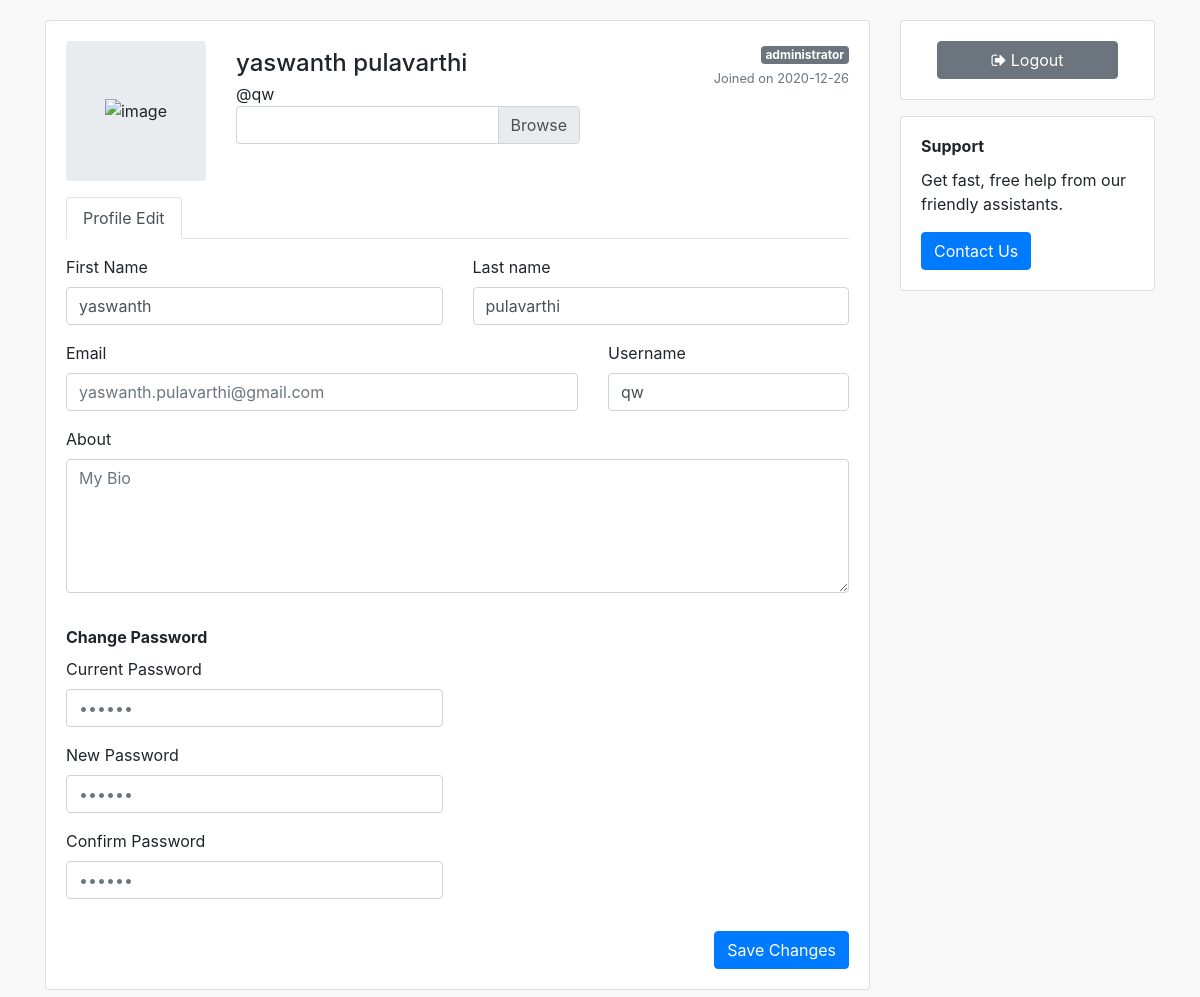
The page /edit (signed in) on the database its author committed.
### app/models.py (models this page shows, shortened)
class User(db.Model, UserMixin):
	__tablename__ = "user"
	userid = db.Column(db.Integer, primary_key=True, autoincrement=True)
	email = db.Column(db.String(500), nullable=False)
	firstname = db.Column(db.String(500), nullable=False)
	lastname = db.Column(db.String(500), nullable=False)
	username = db.Column(db.String(500), nullable=False)
	password = db.Column(db.String(500), nullable=False)
	date = db.Column(db.DateTime, nullable=False, default= datetime.now())
	bio = db.Column(db.Text, nullable=False, default="add bio!")
	posts = db.relationship('Post', back_populates="userposts")

### app/views.py (the view)
@app.route('/edit',methods=['GET','POST'])
@login_required
def edit():
    if request.method == "POST":
        files = request.files['image']
        image = files.filename
        file = request.files['image']
        if file and allowed_file(file.filename):
                filename = secure_filename(file.filename)
                file.save(os.path.join(app.config['IMAGE_UPLOADS1'], str(current_user.userid)+'.png'))
                flash("new image uploaded")
                return render_template("home.html")
        else:
            return render_template("edit.html")
    else:
     return render_template("edit.html")

### app/views.py (called while the page is built)
@login_manager.user_loader
def load_user(user_id):
    return models.User.query.get(int(user_id))

### app/templates/edit.html (shortened to what this page needs)
<!DOCTYPE html>
<html lang="en">
<head>
    <link href="http://netdna.bootstrapcdn.com/bootstrap/4.1.1/css/bootstrap.min.css" rel="stylesheet">
</head>
<body>
<link href="https://maxcdn.bootstrapcdn.com/font-awesome/4.3.0/css/font-awesome.min.css" rel="stylesheet">
<div class="container">
<div class="row flex-lg-nowrap">
  <div class="col">
    <div class="row">
      <div class="col mb-3">
        <div class="card">
            <form action="" method="POST" enctype=multipart/form-data>
          <div class="card-body">
            <div class="e-profile">
              <div class="row">
                <div class="col-12 col-sm-auto mb-3">
                  <div class="mx-auto" style="width: 140px;">
                    <div class="d-flex justify-content-center align-items-center rounded" style="height: 140px; background-color: rgb(233, 236, 239);">
                        <img src="{{url_for('static', filename='Image_UPLOADS/profiles/'+current_user.userid|string+'.png')}}" class="img-fluid" alt="image">
                    </div>
                  </div>
                </div>
                <div class="col d-flex flex-column flex-sm-row justify-content-between mb-3">
                  <div class="text-center text-sm-left mb-2 mb-sm-0">
                    <h4 class="pt-sm-2 pb-1 mb-0 text-nowrap">{{current_user.firstname}} {{current_user.lastname}}</h4>
                    <p class="mb-0">@{{current_user.username}}</p>
                        <div class="custom-file" >
                            <label class="custom-file-label" for="customFileLangHTML" data-browse="Upload"></label>
                          </div>
                  </div>
                  <div class="text-center text-sm-right">
                    <span class="badge badge-secondary">administrator</span>
                    <div class="text-muted"><small>Joined on {{current_user.date.strftime('%Y-%m-%d')}}</small></div>
                  </div>
                </div>
              </div>
              <ul class="nav nav-tabs">
                <li class="nav-item"><a href="" class="active nav-link">Profile Edit</a></li>
              </ul>
              <div class="tab-content pt-3">
                <div class="tab-pane active">
                  <form class="form" novalidate="">
                    <div class="row">
                      <div class="col">
                        <div class="row">
                          <div class="col">
                            <div class="form-group">
                              <label>First Name</label>
                              <input class="form-control" type="text" name="name" placeholder={{current_user.firstname}} value={{current_user.firstname}}>
                            </div>
                          </div>
                          <div class="col">
                            <div class="form-group">
                              <label>Last name</label>
                              <input class="form-control" type="text" name="username" placeholder={{current_user.lastname}} value={{current_user.lastname}}>
                            </div>
                          </div>
                        </div>
                        <div class="row">
                          <div class="col">
                            <div class="form-group">
                              <label>Email</label>
                              <input class="form-control" type="text" placeholder={{current_user.email}}>
                            </div>
                          </div>
                          <div class="col-md-4">
                            <div class="form-group">
                              <label>Username</label>
                              <input class="form-control" type="text" name="username" placeholder={{current_user.username}} value={{current_user.username}}>
                            </div>
                          </div>
                        </div>
                        <div class="row">
                          <div class="col mb-3">
                            <div class="form-group">
                              <label>About</label>
                              <textarea class="form-control" rows="5" placeholder="My Bio"></textarea>
                            </div>
                          </div>
                        </div>
                      </div>
                    </div>
                    <div class="row">
                      <div class="col-12 col-sm-6 mb-3">
                        <div class="mb-2"><b>Change Password</b></div>
                        <div class="row">
                          <div class="col">
                            <div class="form-group">
                              <label>Current Password</label>
                              <input class="form-control" type="password" placeholder="••••••">
                            </div>
                          </div>
                        </div>
                        <div class="row">
                          <div class="col">
                            <div class="form-group">
                              <label>New Password</label>
                              <input class="form-control" type="password" placeholder="••••••">
                            </div>
                          </div>
                        </div>
                        <div class="row">
                          <div class="col">
                            <div class="form-group">
                              <label>Confirm <span class="d-none d-xl-inline">Password</span></label>
                              <input class="form-control" type="password" placeholder="••••••"></div>
                          </div>
                        </div>
                      </div>
                        </div>
                      </div>
                    </div>
                    <div class="row">
                      <div class="col d-flex justify-content-end">
                        <input class="btn btn-primary" type="submit" value="Save Changes">
                      </div>
                    </div>
                </div>
              </div>
            </div>
          </div>
        </div>
      </div>
      <div class="col-12 col-md-3 mb-3">
        <div class="card mb-3">
          <div class="card-body">
            <div class="px-xl-3">
              <button onclick="window.location.href='/logout'" class="btn btn-block btn-secondary">
                <i class="fa fa-sign-out"></i>
                <span>Logout</span>
              </button>
            </div>
          </div>
        </div>
        <div class="card">
          <div class="card-body">
            <h6 class="card-title font-weight-bold">Support</h6>
            <p class="card-text">Get fast, free help from our friendly assistants.</p>
            <button type="button" class="btn btn-primary">Contact Us</button>
          </div>
        </div>
      </div>
    </div>
  </div>
</body>
</html>

### app/templates/edit.html (style rules this page uses)
body { margin-top:20px; background:#f8f8f8 }

### rows shown on the page
User: firstname "yaswanth", lastname "pulavarthi", username "qw", date "2020-12-26", name "yaswanth", username "pulavarthi", email "yaswanth.pulavarthi@gmail.com"
